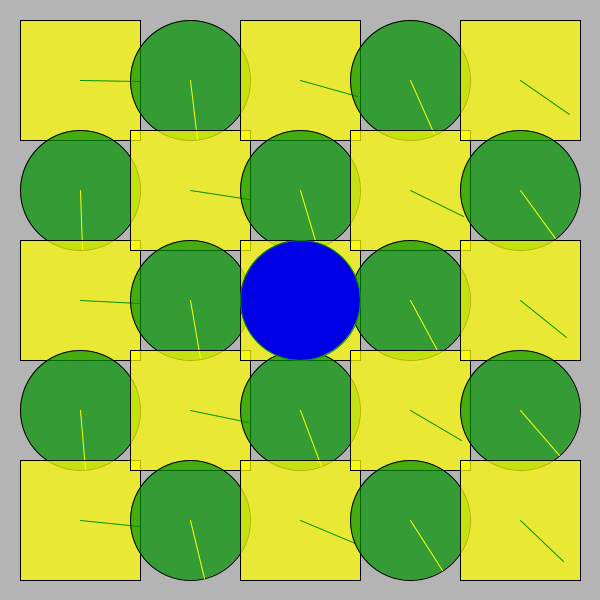
Frame 1 (no input)
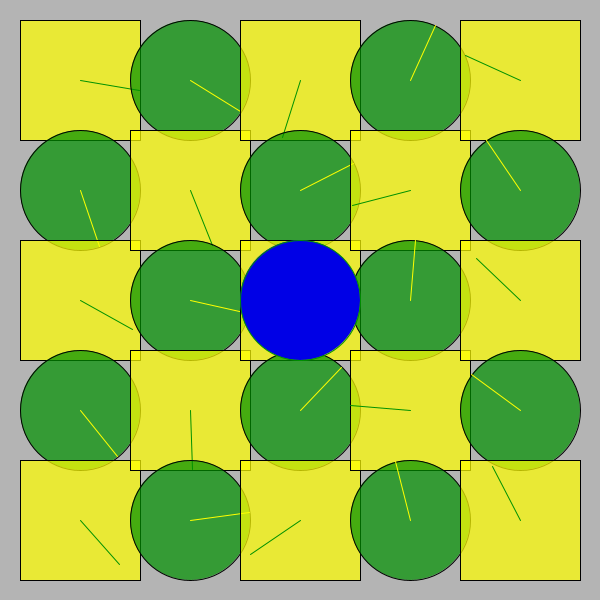
Frame 60 (the mouse pressed at the canvas centre just before this capture)
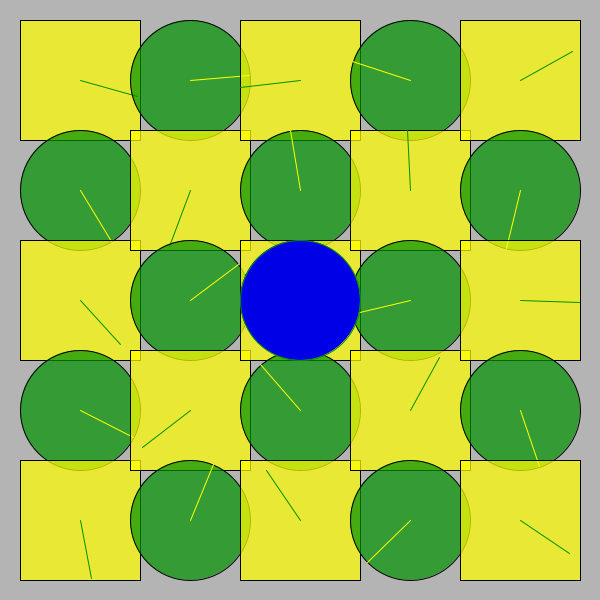
Frame 120 (the mouse held since frame 60 and released just before this capture)

The Processing sketch that drew these frames (run headless with seeded random() and noise(); from frame 60 on, the mouse is pressed at the canvas centre):

// Processing sketch: processing_151585
// ── processing_151585.pde

/*
 * Creative Coding
 * Week 2, 04 - The Clocks
 * by Indae Hwang and Jon McCormack
 * Copyright (c) 2014 Monash University
 *
 * This program draws a grid of circular "clocks", whose hands move according to the elasped time.
 * The higher the clock number the faster it moves, the first clock takes 1 min to go all the way around.
 * The function "movingCircle" is used to draw each clock. It is passed the position, size and hand angle
 * as arguments.
 * 
 */

void setup() {
  size(600, 600);
  background(180);
  rectMode(CENTER);
  noStroke();
  
}


void draw() {
  background(180);
  noStroke();
  
  

  int num = 5;
  int margin = 80;

  float gutter = -10; //distance between each cell
  float cellsize = ( width - (2 * margin) - gutter * (num - 1) ) / (num - 1);

  int circleNumber = 0; // counter
  

  for (int i=0; i<num; i++) {
    for (int j=0; j<num; j++) {
      ++circleNumber;

      float tx = margin + cellsize * i + gutter * i;
      float ty = margin + cellsize * j + gutter * j;
      
      if(circleNumber%2==0)
      {
        movingCircle(tx, ty, cellsize, circleNumber * TWO_PI * millis() / 60000.0);
      }
      else
      {
      
        movingSquare2(tx, ty, cellsize, circleNumber * TWO_PI * millis() / 60000.0);
      }
    }
  }
  
  fill(0,0,230);
  ellipse(300,300,cellsize,cellsize);
  
}//end of draw 


void movingCircle(float x, float y, float size, float angle) {

  // calculate endpoint of the line
  float tempX = x + (size / 2) * sin(angle);
  float tempY = y + (size / 2) * cos(angle);
  
  
  stroke(0);
  strokeWeight(1);
  fill(0,145,0, 180);
  ellipse(x, y, size, size);//circle
  
  

  stroke(255,255,0);
  line(x, y, tempX, tempY); // red line
  
}

void movingSquare2(float x, float y, float size, float angle) {

  // calculate endpoint of the line
  float tempX = x + (size / 2) * cos(angle);
  float tempY = y + (size / 2) * sin(angle);

  stroke(0);
  strokeWeight(1);
  fill(255,255,0, 180);
  rect(x, y, size, size);//circle
  

  stroke(0,145,0);
  line(x, y, tempX, tempY); // red line
}
